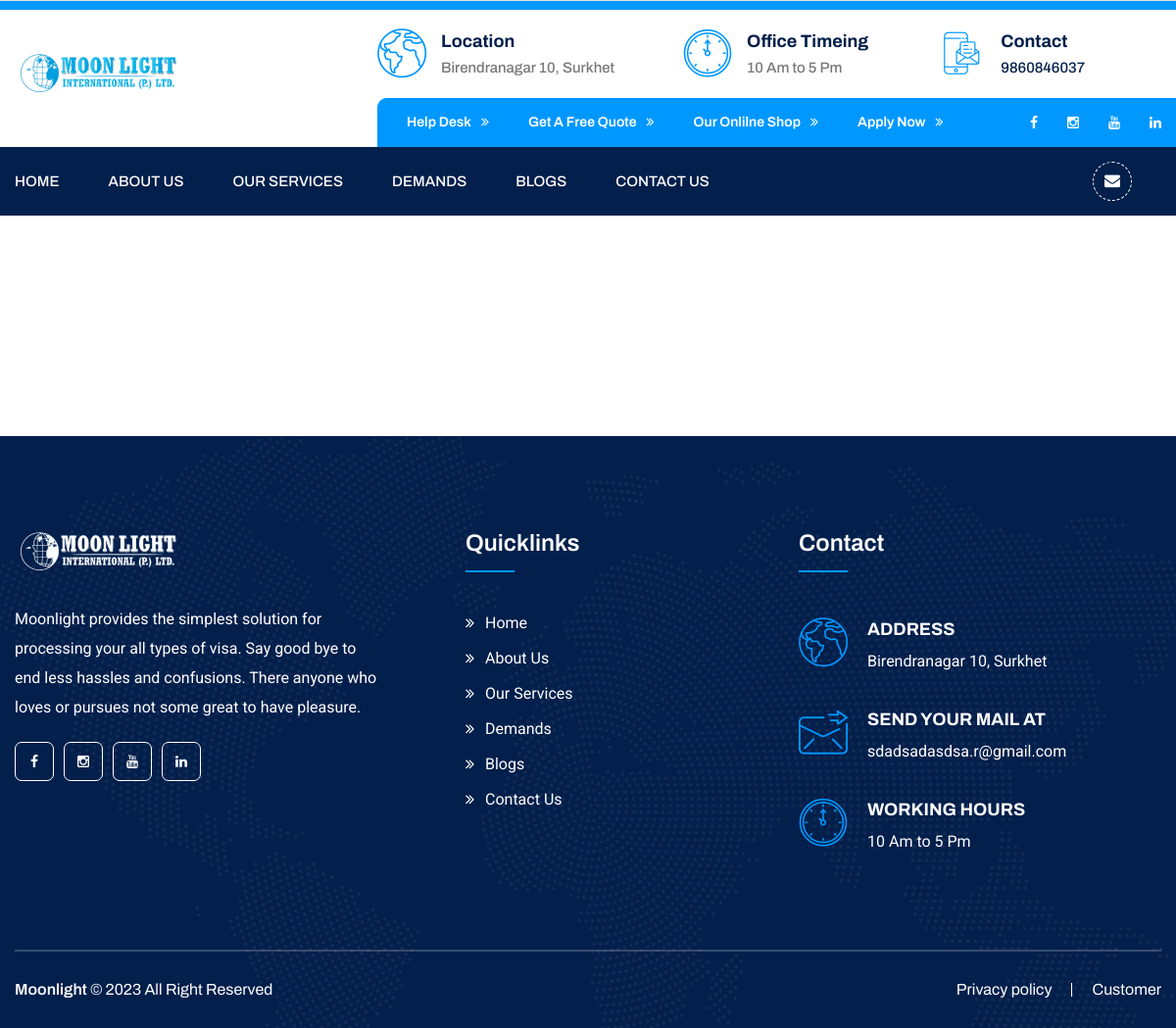
The app's page /services, older data.
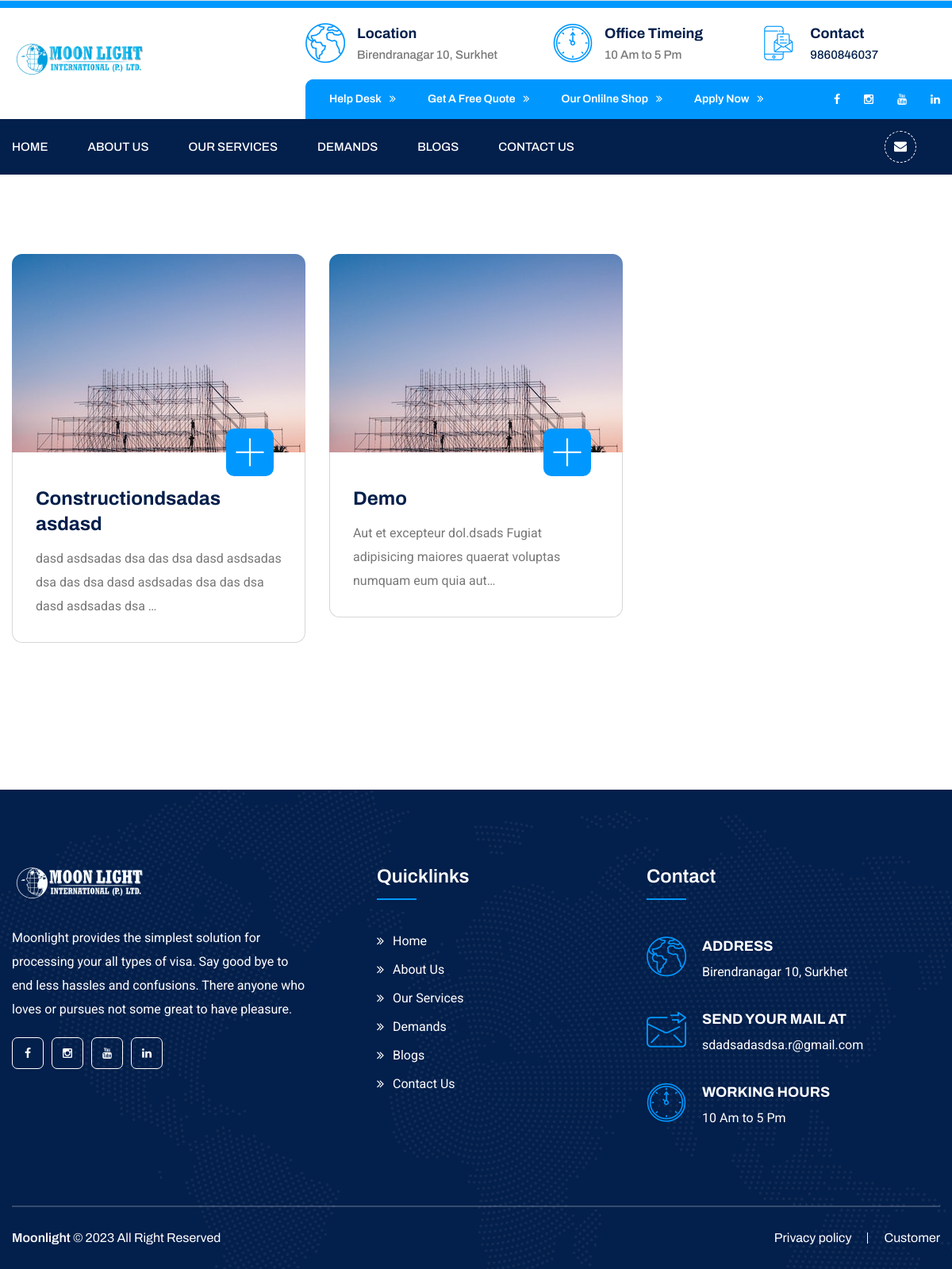
The same page, newer data.
### features/models.py (models this page shows, shortened)
class CompanySetup(models.Model):
    data_set = models.CharField(max_length=200)
    color_logo = models.ImageField(upload_to="logos",verbose_name="Color Logo (170*55)")
    white_logo = models.ImageField(upload_to="logos",verbose_name="White Logo (170*55)")
    company_name = models.CharField(max_length=255)
    location = models.CharField(max_length=200)
    contact = models.CharField(max_length=200)
    opening_hours = models.CharField(max_length=200)
    email = models.CharField(max_length=200)
    facebook_url = models.URLField(null=True,blank=True)
    instagram_url = models.URLField(null=True,blank=True)
    linkedin_url = models.URLField(null=True,blank=True)
    youtube_url = models.URLField(null=True,blank=True)
    privacy_policy = models.TextField()
    terms_and_conditions = models.TextField()
    created = models.DateField(auto_now_add=True)
    class Meta:
        verbose_name_plural = "01. Company Setup"

class Service(models.Model):
    service_title = models.CharField(max_length=200)
    service_description = models.TextField()
    service_image = models.ImageField(upload_to="Services_images/",verbose_name="Service Image (370*250)")
    slug = AutoSlugField(populate_from='service_title', unique=True)
    created = models.DateField(auto_now_add=True)
    class Meta:
        verbose_name_plural = "06. Services"

### features/views.py (the view)
# urls.py: path("services", views.services, name="services"),
def services(request):
    services = Service.objects.all()
    context = {
        'services': services
    }
    return render(request, 'services.html', context)

### features/context_processor.py (called while the page is built)
def custom_data(request):
    if CompanySetup.objects.all().exists():
        setup = CompanySetup.objects.all().order_by('-created')
        data = setup[0]
        return {'data': data}
    else:
        data=None
        return {'data': data}

### templates/services.html (shortened to what this page needs)
{% include "header.html" %}
<section class="visa-area visa-page">
    <div class="container">
        <div class="row">
            {% for service in services %}
            <div class="col-xl-4 col-lg-4 col-md-12">
                <div class="single-visa-box marbtm60">
                    <div class="img-holder">
                        <div class="inner">
                            <img src="{{service.service_image.url}}" alt="Awesome Image">
                        </div>
                        <a href="{% url 'service_details' slug=service.slug %}"><div class="icon"><span class="flaticon-plus"></span></div></a>
                    </div>
                    <div class="text-holder">
                        <h3><a href="visa-student.html">{{service.service_title}}</a></h3>
                        <p>{{service.service_description|safe|truncatechars:100}}</p>
                    </div>
                </div>
            </div>
            {% endfor %}
        </div>
    </div>
</section>
{% include "footer.html" %}

### templates/header.html (shortened to what this page needs)
{% include "nav-links.html" %}
<body>
    <div class="boxed_wrapper">
    <header class="main-header header-style-one">
        <div class="border-top" data-aos="fade-down" data-aos-easing="linear" data-aos-duration="1000"></div>
        <div class="header">
            <div class="container">
                <div class="outer-box clearfix">
                    <div class="header-left clearfix pull-left">
                        <div class="logo">
                            <a href="{% url 'home' %}"><img src="{{data.color_logo.url}}" alt="Awesome Logo" title=""></a>
                        </div>
                    </div>
                    <div class="header-right pull-right clearfix">
                        <div class="top">
                            <div class="header-contact-info">
                                <ul>
                                    <li>
                                        <div class="icon">
                                            <span class="flaticon-worldwide thm-clr"></span>
                                        </div>
                                        <div class="title">
                                            <h3>Location</h3>
                                            <p>{{data.location}}</p>
                                        </div>
                                    </li>
                                    <li>
                                        <div class="icon">
                                            <span class="flaticon-countdown thm-clr"></span>
                                        </div>
                                        <div class="title">
                                            <h3>Office Timeing</h3>
                                            <p>{{data.opening_hours}}</p>
                                        </div>
                                    </li>
                                    <li>
                                        <div class="icon">
                                            <span class="flaticon-email thm-clr"></span>
                                        </div>
                                        <div class="title">
                                            <h3><a href="tel:123456789">Contact</a></h3>
                                            <p><a href="mailto:info@templatepath.com">{{data.contact}}</a></p>
                                        </div>
                                    </li>
                                </ul>
                            </div>
                        </div>
                        <div class="bottom clearfix">
                            <div class="left pull-left">
                                <ul class="header-menu">
                                    <li><a href="#">Help Desk<i class="fa fa-angle-double-right" aria-hidden="true"></i></a></li>
                                    <li><a href="#">Get A Free Quote<i class="fa fa-angle-double-right" aria-hidden="true"></i></a></li>
                                    <li><a href="#">Our Onlilne Shop<i class="fa fa-angle-double-right" aria-hidden="true"></i></a></li>
                                    <li><a href="#">Apply Now<i class="fa fa-angle-double-right" aria-hidden="true"></i></a></li>
                                </ul>
                            </div>
                            <div class="right pull-right">
                                <div class="header-social-link">
                                    <ul>
                                        <li>
                                            <a href="{{data.facebook_url}}" target = "_blank"><i class="fa fa-facebook" aria-hidden="true"></i></a>
                                        </li>
                                        <li>
                                            <a href="{{data.instagram_url}}" target = "_blank"><i class="fa fa-instagram" aria-hidden="true"></i></a>
                                        </li>
                                        <li>
                                            <a href="{{data.youtube_url}}" target = "_blank"><i class="fa fa-youtube" aria-hidden="true"></i></a>
                                        </li>
                                        <li>
                                            <a href="{{data.linkedin_url}}" target = "_blank"><i class="fa fa-linkedin" aria-hidden="true"></i></a>
                                        </li>
                                    </ul>
                                </div>
                            </div>
                        </div>
                    </div>
                </div>
            </div>
        </div>
        <div class="header-bottom">
            <div class="container">
                <div class="outer-box clearfix">
                    <div class="header-bottom-left pull-left">
                        <div class="nav-outer clearfix">
                            <nav class="main-menu style1 navbar-expand-md navbar-light">
                                <div class="collapse navbar-collapse show clearfix" id="navbarSupportedContent">
                                    <ul class="navigation clearfix">
                                        <li><a href="{% url 'home' %}">Home</a></li>
                                        <li><a href="{% url 'about_us' %}">About Us</a></li>
                                        <li class="dropdown"><a href="{% url 'services' %}">Our Services</a>
                                        </li>
                                        <li><a href="{% url 'home' %}">Demands</a></li>
                                        <li><a href="{% url 'blogs' %}">Blogs</a></li>
                                        <li><a href="{% url 'contact' %}">Contact Us</a></li>
                                    </ul>
                                </div>
                            </nav>
                        </div>
                    </div>
                    <div class="header-bottom-right clearfix pull-right">
                        <div class="outer-search-box-style1">
                            <div class="seach-toggle">
                                <i class="fa fa-envelope" aria-hidden="true"></i>
                            </div>
                        </div>
                    </div>
                </div>
            </div>
        </div>
    </header>

### templates/nav-links.html (shortened to what this page needs)
{% load static %}
<!DOCTYPE html>
<html lang="en">
<head>
	<link rel="stylesheet" href="{% static 'assets/css/aos.css' %}">
	<link rel="stylesheet" href="{% static 'assets/css/bootstrap.min.css' %}">
	<link rel="stylesheet" href="{% static 'assets/css/imp.css' %}">
	<link rel="stylesheet" href="{% static 'assets/css/custom-animate.css' %}">
	<link rel="stylesheet" href="{% static 'assets/css/flaticon.css' %}">
	<link rel="stylesheet" href="{% static 'assets/css/font-awesome.min.css' %}">
	<link rel="stylesheet" href="{% static 'assets/css/owl.css' %}">
	<link rel="stylesheet" href="{% static 'assets/css/magnific-popup.css' %}">
	<link rel="stylesheet" href="{% static 'assets/css/scrollbar.css' %}">
	<link rel="stylesheet" href="{% static 'assets/css/hiddenbar.css' %}">
    <link rel="stylesheet" href="{% static 'assets/css/color.css' %}">
    <link rel="stylesheet" href="{% static 'assets/css/color/theme-color.css' %}" id="jssDefault">
    <link rel="stylesheet" href="{% static 'assets/css/style.css' %}">
	<link rel="stylesheet" href="{% static 'assets/css/responsive.css' %}">
</head>

### templates/footer.html (shortened to what this page needs)
{% load static %}
<footer class="footer-area">
    <div class="layer-outer" style="background-image: url({% static 'assets/images/pattern/footer-bg.png' %})"></div>
    <div class="footer">
        <div class="container">
            <div class="row">
                <div class="col-xl-5 col-lg-6 col-md-6 col-sm-12 wow animated fadeInUp" data-wow-delay="0.1s">
                    <div class="single-footer-widget marbtm">
                        <div class="our-company-info">
                            <div class="footer-logo">
                                <a href="index.html"><img src="{{data.white_logo.url}}" alt="Awesome Footer Logo" title="Logo"></a>
                            </div>
                            <div class="text">
                                <p>Moonlight provides the simplest solution for processing your all types of visa. Say good bye to end less hassles and confusions. There anyone who loves or pursues not some great to have pleasure.</p>
                            </div>
                            <div class="footer-social-links">
                                <ul>
                                    <li>
                                        <a href="{{data.facebook_url}}" target = "_blank"><i class="fa fa-facebook" aria-hidden="true"></i></a>
                                    </li>
                                    <li>
                                        <a href="{{data.instagram_url}}" target = "_blank"><i class="fa fa-instagram" aria-hidden="true"></i></a>
                                    </li>
                                    <li>
                                        <a href="{{data.youtube_url}}" target = "_blank"><i class="fa fa-youtube" aria-hidden="true"></i></a>
                                    </li>
                                    <li>
                                        <a href="{{data.linkedin_url}}" target = "_blank"><i class="fa fa-linkedin" aria-hidden="true"></i></a>
                                    </li>
                                </ul>
                            </div>
                        </div>
                    </div>
                </div>
                <div class="col-xl-3 col-lg-6 col-md-6 col-sm-12">
                    <div class="single-footer-widget martop10 marleftminus40 marbtm">
                        <div class="title">
                            <h3>Quicklinks</h3>
                        </div>
                        <ul class="countries-links">
                            <li><a href="{% url 'home' %}">Home</a></li>
                            <li><a href="{% url 'about_us' %}">About Us</a></li>
                            <li><a href="{% url 'services' %}">Our Services</a></li>
                            <li><a href="{% url 'home' %}">Demands</a></li>
                            <li><a href="{% url 'blogs' %}">Blogs</a></li>
                            <li><a href="{% url 'contact' %}">Contact Us</a></li>
                        </ul>
                    </div>
                </div>
                <div class="col-xl-4 col-lg-6 col-md-6 col-sm-12 wow animated fadeInUp" data-wow-delay="0.7s">
                    <div class="single-footer-widget pdtop martop10">
                        <div class="title">
                            <h3>Contact</h3>
                        </div>
                        <div class="footer-contact-info">
                            <ul>
                                <li>
                                    <div class="icon">
                                        <span class="flaticon-worldwide thm-clr"></span>
                                    </div>
                                    <div class="text">
                                        <h4>Address</h4>
                                        <p>{{data.location}}</p>
                                    </div>
                                </li>
                                <li>
                                    <div class="icon">
                                        <span class="flaticon-mail-1 thm-clr"></span>
                                    </div>
                                    <div class="text">
                                        <h4>Send Your Mail At</h4>
                                        <p><a href="mailto:{{data.email}}">{{data.email}}</a></p>
                                    </div>
                                </li>
                                <li>
                                    <div class="icon">
                                        <span class="flaticon-countdown thm-clr"></span>
                                    </div>
                                    <div class="text">
                                        <h4>Working Hours</h4>
                                        <p>{{data.opening_hours}}</p>
                                    </div>
                                </li>
                            </ul>
                        </div>
                    </div>
                </div>
            </div>
        </div>
    </div>
    <div class="footer-bottom">
        <div class="container">
            <div class="outer-box">
                <div class="copyright-text">
                    <p><a href="#">Moonlight</a> &copy; 2023 All Right Reserved</p>
                </div>
                <div class="footer-menu">
                    <ul>
                        <li><a href="#">Privacy policy</a></li>
                        <li><a href="#">Customer</a></li>
                    </ul>
                </div>
            </div>
        </div>
    </div>
</footer>
</div>
</body>
</html>

### static/assets/css/responsive.css (style rules this page uses)
@media only screen and (min-width: 1200px) and (max-width: 1300px) { .header-left { max-width: 300px; } }

Row changes from the older to the newer data that the page shows:
added Service: service_image (picture), service_title "Constructiondsadas asdasd", service_description "dasd asdsadas dsa das dsa dasd asdsadas dsa das dsa dasd asdsadas dsa das dsa dasd asdsadas dsa …"
added Service: service_image (picture), service_title "Demo", service_description "Aut et excepteur dol.dsads Fugiat adipisicing maiores quaerat voluptas numquam eum quia aut…"
